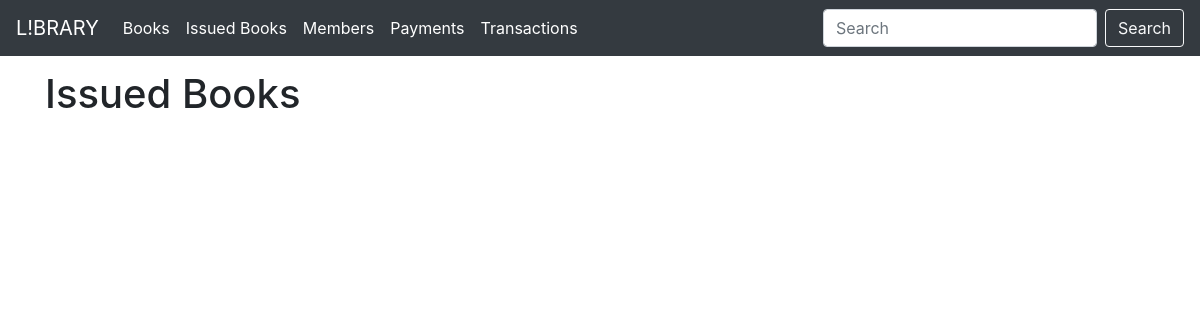
Before: /issued_book/ with the older database file.
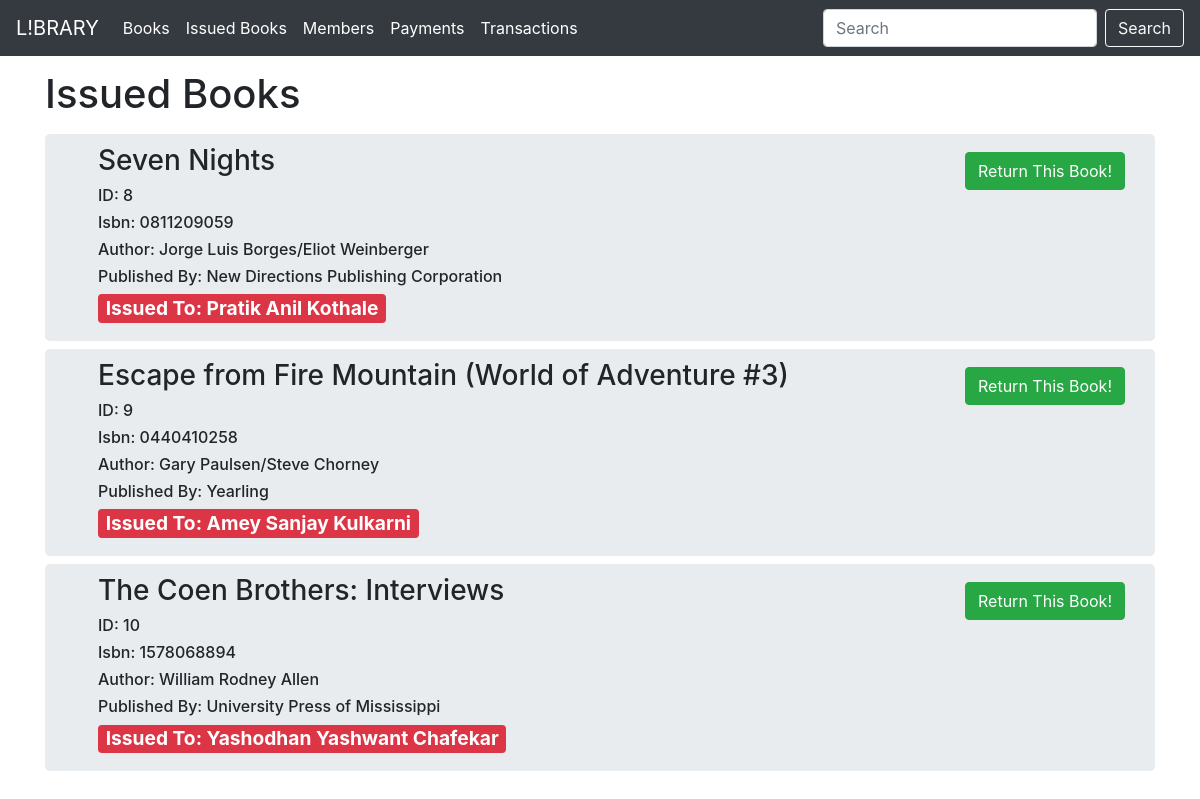
After: the same page with the newer database file.
### Library/models.py (models this page shows)
class Book(db.Model):
    id = db.Column(db.Integer, primary_key=True)
    name = db.Column(db.String(100))
    isbn = db.Column(db.String(20))
    author = db.Column(db.String(100))
    publisher = db.Column(db.String(100))
    issued = db.Column(db.Boolean, default=False )

class Member(db.Model):
    id = db.Column(db.Integer, primary_key=True)
    fullname = db.Column(db.String(100))
    email = db.Column(db.String(100))
    phone = db.Column(db.String(13))
    debt = db.Column(db.Integer)
    has_book = db.Column(db.Boolean, default=False )

### Library/books.py (the view, shortened to what this page needs)
@books.route('/issued_book/', methods=['GET','POST'])
def issued_books():
    members = []
    books=[]
    book = Book.query.all()
    for i in book:
        if i.issued:
            books.append(i)
    for i in books:
        id = i.id
        transaction = Trasaction.query.filter_by(book_id=id).first()
        member = transaction.member_id
        m = Member.query.get(member)
        members.append(m.fullname)
    data = (books,members)
    return render_template('issued_books.html',data=data)

### Library/templates/issued_books.html (shortened to what this page needs)
{% extends 'base.html' %}
{% block search %}
<form action="/issued_book" method="post" class="form-inline my-2 my-lg-0">
    <input class="form-control mr-sm-2" name="search_input" type="search" placeholder="Search" aria-label="Search">
    <input class="btn btn-outline-light my-2 my-sm-0" type="submit" value="Search">
  </form>
{% endblock %}
{% block body %}
<div style="text-align:center; display: flex; flex-direction: row; align-items:center">
    <div style="flex:16; text-align:left ">
        <h1>Issued Books</h1>
    </div>
</div>
    {% for book in data[0] %}
    {% if book.issued %}
    <div class ="container jumbotron my-2 " style="display:flex; flex-direction:row; justify-content:space-between; padding: 10px 30px 10px 30px;">
        <div  id="{{book.id}}" class="container mx-2" style="flex:9;">
            <h3>{{book.name}}</h3>
            <h6>ID: {{book.id}}</h6>
            <h6>Isbn: {{book.isbn}}</h6>
            <h6>Author: {{book.author}}</h6>
            <h6>Published By: {{book.publisher}}</h6>
            <h3 class="badge bg-danger" style="color:white ; font-size: larger;">Issued To: {{ data[1][loop.index-1]}}</h3>
        </div>
        <div style="flex:1; text-align: center;" >
            <form action="/confirm_return/{{book.id}}">
                <div class="my-2">
                    <input type="submit" class="btn btn-success" style="width:100%;" value="Return This Book!">
                </div>
            </form>
        </div>
    </div>
    {% endif %}
    {% endfor %}
{% endblock %}

Changed rows visible on the page:
added Book: name "Seven Nights", id "8", isbn "0811209059", author "Jorge Luis Borges/Eliot Weinberger", publisher "New Directions Publishing Corporation"
added Member: fullname "Pratik Anil Kothale"
added Book: name "Escape from Fire Mountain (World of Adventure #3)", id "9", isbn "0440410258", author "Gary Paulsen/Steve Chorney", publisher "Yearling"
added Member: fullname "Amey Sanjay Kulkarni"
added Book: name "The Coen Brothers: Interviews", id "10", isbn "1578068894", author "William Rodney Allen", publisher "University Press of Mississippi"
added Member: fullname "Yashodhan Yashwant Chafekar"
